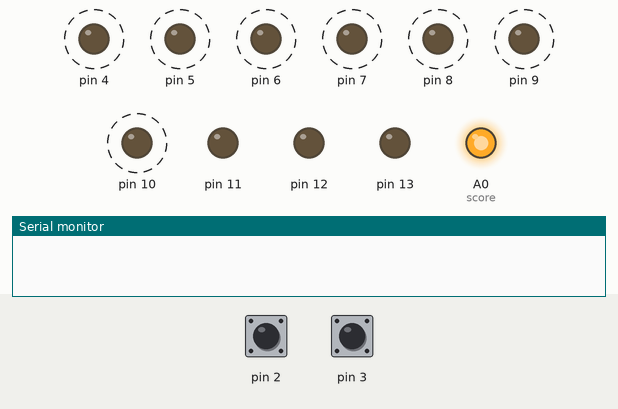
This sketch was run on a simulated Arduino Uno, built with avr-gcc and run on an emulated ATmega328P. Parts: output pins drawn as LEDs (lit = HIGH), the last lines printed to the serial monitor. Dashed ring = blinking. Inputs (shaded band) come from the test bench; at power-on: pin 2 HIGH, pin 3 HIGH.

Above: at 0.07 s.
At 1.27 s:
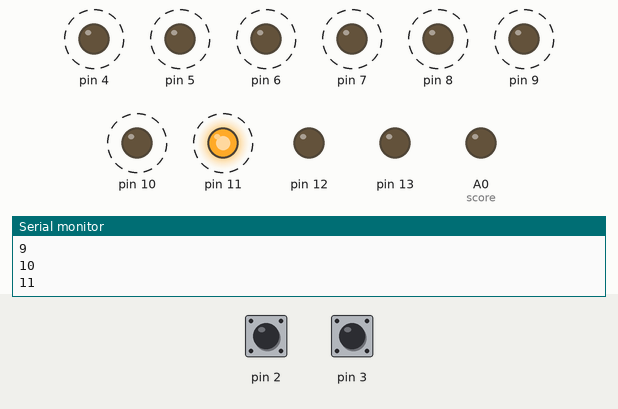
1.3 s: pin 2 driven LOW
4.3 s: pin 2 pulsed HIGH 5 times (0.12 s each, 0.3 s apart)
At 5.17 s:
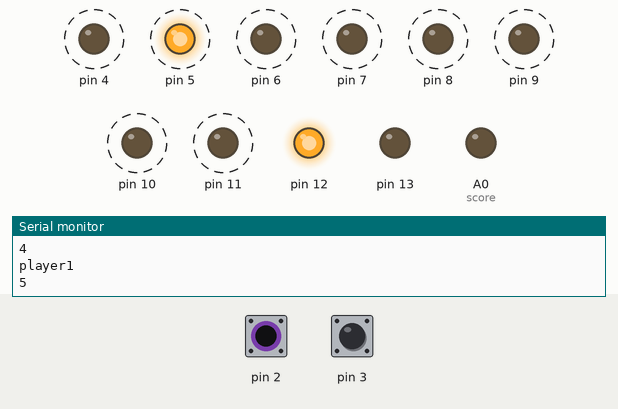
Timing chart, 0 to 13.3 s (numbered marks = the images above; inputs shaded):
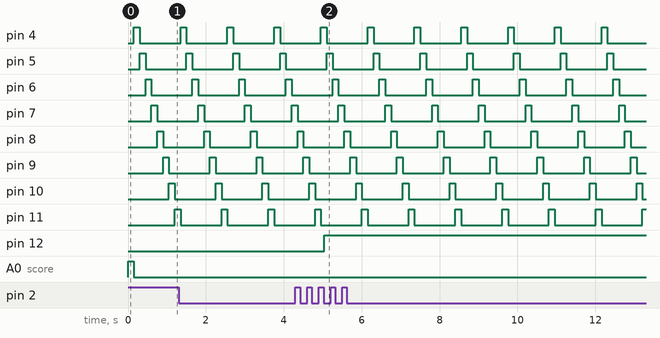

Measured:
- after the input at 4.3 s, pin 12: LOW → HIGH after 0.74 s
- by itself, pin 4–11: alternates HIGH for 0.15 s and LOW for 1.1 s

The sketch:

TetherBall1Skel.ino
```cpp
/*
  Jeffrey Anderson
  Tetherball module
  10/12/17
  ESP4T Casper Workshop
 */
int score = A0;
int i = 4;           // variable for current LED pin number
int dir = 1;       // ball direction. Player1 = 1, Player2 = -1
int d=150;         // delay (ms) for how long an LED is illuminated
// the setup function runs once when you press reset or power the board
void setup() {
  pinMode(score, OUTPUT);
  Serial.begin(9600); // used only to send information to the monitor
  attachInterrupt(0,player1,FALLING);  //interrupt 0 belongs to pin 2.
  attachInterrupt(1,player2,FALLING);  //interrupt 1 belongs to pin 3.
  for (i=4; i<14; i++)
  {
  pinMode(i, OUTPUT);     // set LED pins as outputs
  }
}

// the loop function runs over and over again forever
void loop() {
  digitalWrite(i, HIGH);    // turn current LED on
  delay(d);                // wait
  digitalWrite(i, LOW);     // turn current LED off
  i = i+dir;                // move to next LED (up or down based on dir)
  if (i>11)                 // ensure that the pin numbers WRAP around
  {                         // to create the circular pattern
    i=4;
  }
  if (i<4)
  {
    i=11;
  }
Serial.println(i);          // send current LED number to monitor
}

void player1()              // ISR for player1 button
{
  // Player1 is CW direction
  delayMicroseconds(65535);     // reduce switch bounce
  Serial.println("player1");    // used to debug
  if (i==4)                     // check if current LED is the target
  {
  dir = 1;                      // set to CW rotation
  digitalWrite(12, HIGH);       // illuminate player1 LED
  digitalWrite(13, LOW);        // turn off player2 LED
  digitalWrite(score, HIGH);
  delay(1000);
  digitalWrite(score, LOW);
  }
}
void player2()                // ISR for player2 button
{
  // Player2 is CCW direction
  delayMicroseconds(65535);     // reduce switch bounce
  Serial.println("player2");    // used to debug
  if (i==8)                     // check if current LED is the target
  {
  dir = -1;                     // set to CCW rotation
  digitalWrite(12, LOW);        // turn off player1 LED
  digitalWrite(13, HIGH);       // illuminate player2 LED
  digitalWrite(score, HIGH);
  delay(1000);
  digitalWrite(score, LOW);
  }

}
```
